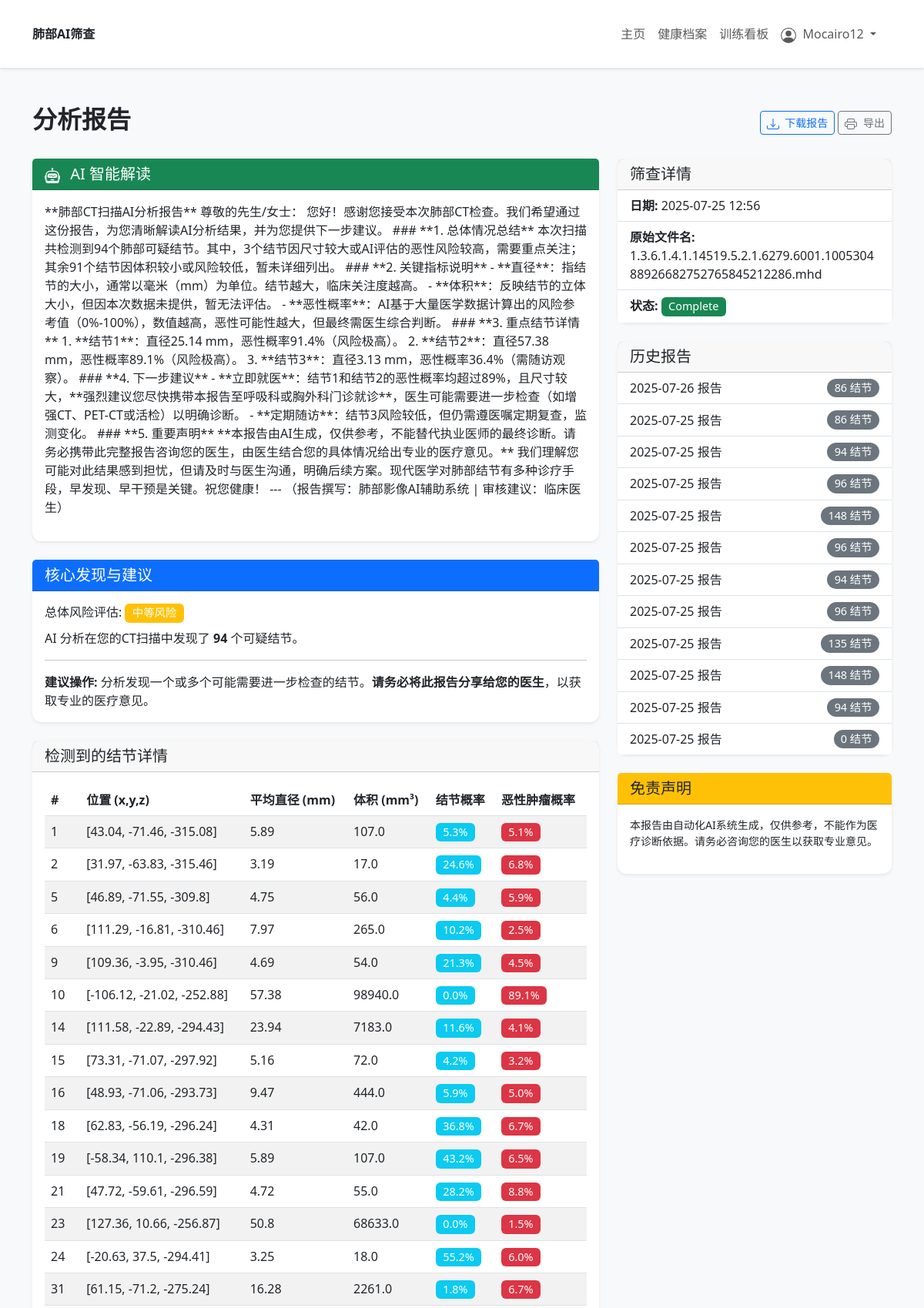
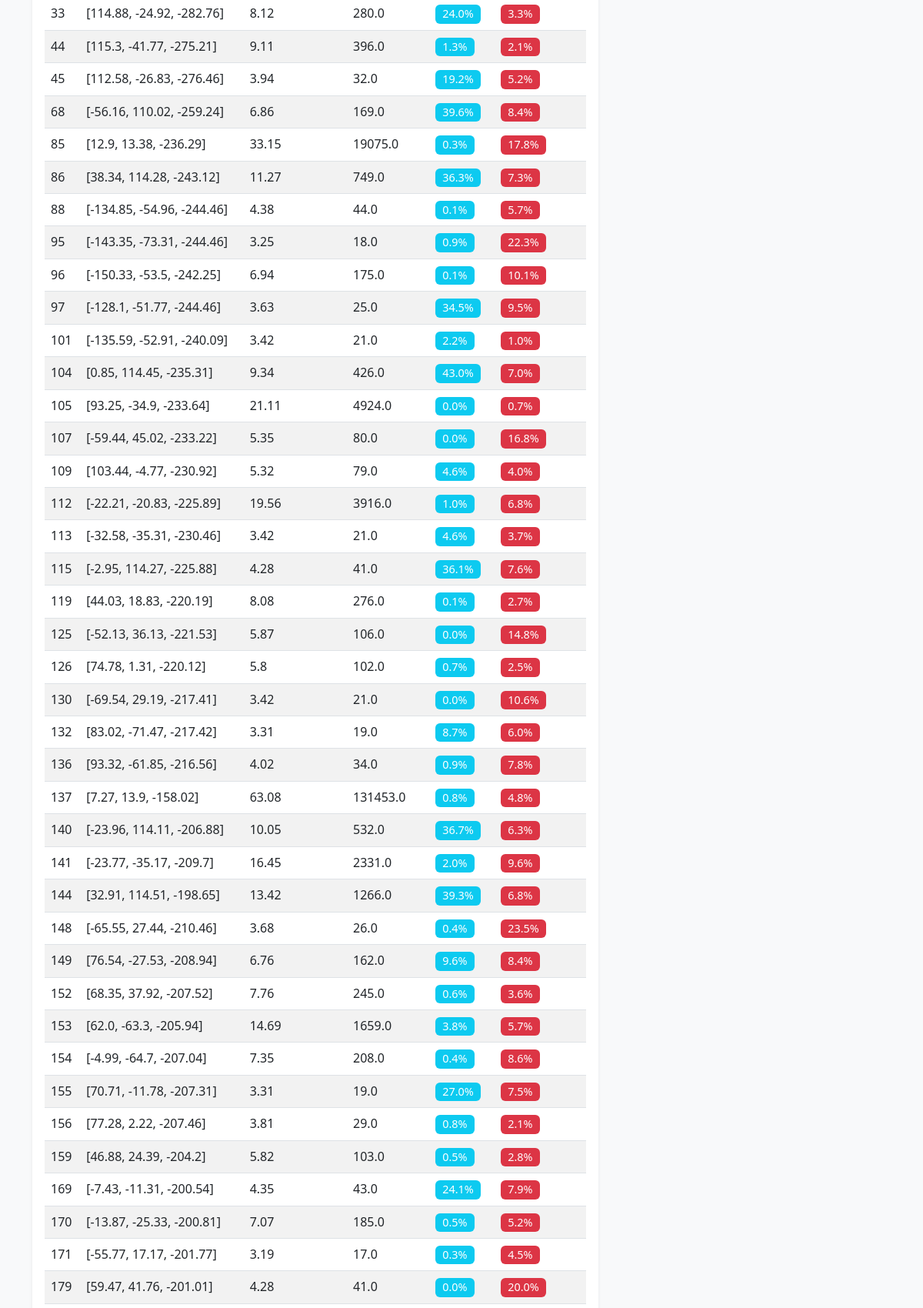
Screenshot of /report/11 (signed in, upper part) with the database file from the repository (2 pictures, top to bottom).
### app/models.py (models this page shows, shortened)
class User(UserMixin, db.Model):
    id = db.Column(db.Integer, primary_key=True)
    username = db.Column(db.String(150), unique=True, nullable=False)
    password = db.Column(db.String(150), nullable=False)
    screenings = db.relationship('ScreeningSession', backref='user', lazy='dynamic')

class ScreeningSession(db.Model):
    id = db.Column(db.Integer, primary_key=True)
    user_id = db.Column(db.Integer, db.ForeignKey('user.id'), nullable=False)
    timestamp = db.Column(db.DateTime, index=True, default=datetime.utcnow)
    age = db.Column(db.Integer)
    gender = db.Column(db.String(50))
    smoking_status = db.Column(db.String(50))
    packs_per_day = db.Column(db.Integer, default=0)
    years_smoked = db.Column(db.Integer, default=0)
    pack_years = db.Column(db.Integer)
    family_history = db.Column(db.String(10))
    occupational_exposure = db.Column(db.String(10))
    previous_cancer_history = db.Column(db.String(10))
    original_filename = db.Column(db.String(256))
    saved_filename = db.Column(db.String(256)) # The secure filename saved on the server
    analysis_result = db.Column(JSON)
    status = db.Column(db.String(50), default='Pending Analysis') # e.g., Pending, Processing, Complete, Failed
    ai_summary = db.Column(db.Text)
    image_2d_slice_top = db.Column(db.String(256))
    image_2d_slice_center = db.Column(db.String(256))
    image_2d_slice_bottom = db.Column(db.String(256))
    image_3d_default = db.Column(db.String(256))
    image_3d_mip = db.Column(db.String(256))
    image_3d_iso = db.Column(db.String(256))

### app/views.py (the view)
@bp.route('/report/<int:screening_id>')
@login_required
def report(screening_id):
    screening = ScreeningSession.query.get_or_404(screening_id)
    if screening.user_id != current_user.id:
        flash('您无权查看此报告。')
        return redirect(url_for('main.health_profile'))
    historical_screenings = ScreeningSession.query.filter(
        ScreeningSession.user_id == current_user.id,
        ScreeningSession.id != screening_id
    ).order_by(ScreeningSession.timestamp.desc()).all()
    return render_template('report.html', title=f'报告 - {screening.timestamp.strftime("%Y-%m-%d")}', screening=screening, historical_screenings=historical_screenings)

### templates/report.html (shortened to what this page needs)
{% extends "base.html" %}
{% block content %}
<div class="container py-5">
    <div class="d-flex justify-content-between align-items-center mb-4 no-print">
        <h2 class="fw-bold">分析报告</h2>
        <div>
            <a href="{{ url_for('main.download_report', screening_id=screening.id) }}" class="btn btn-outline-primary btn-sm">
                下载报告
            </a>
            <button class="btn btn-outline-secondary btn-sm" onclick="window.print()">
                导出
            </button>
        </div>
    </div>
    <div class="row g-4">
        <div class="col-lg-8">
            {% if screening.ai_summary %}
            <div class="card shadow-sm mb-4">
                <div class="card-header bg-success text-white">
                    <h5 class="mb-0">
                        AI 智能解读
                    </h5>
                </div>
                <div class="card-body ai-summary-card">
                    <p>{{ screening.ai_summary }}</p>
                </div>
            </div>
            {% endif %}
            <div class="card shadow-sm mb-4">
                <div class="card-header bg-primary text-white">
                    <h5 class="mb-0">核心发现与建议</h5>
                </div>
                <div class="card-body">
                    {% if screening.analysis_result and screening.analysis_result.status == 'success' %}
                        {% set num_nodules = screening.analysis_result.nodules_found %}
                        <h6 class="card-title">总体风险评估:
                            {% if num_nodules == 0 %}<span class="badge bg-success">低风险</span>
                            {% elif num_nodules > 0 %}<span class="badge bg-warning">中等风险</span>
                            {% else %}<span class="badge bg-secondary">未知</span>
                            {% endif %}
                        </h6>
                        <p class="card-text">AI 分析在您的CT扫描中发现了 <strong>{{ num_nodules }}</strong> 个可疑结节。</p>
                        <hr>
                        <p class="mb-0"><strong>建议操作:</strong>
                            {% if num_nodules == 0 %}
                                根据本次分析，未发现可疑结节。我们建议您按照医疗服务提供者的建议继续进行定期检查。
                            {% else %}
                                分析发现一个或多个可能需要进一步检查的结节。<strong>请务必将此报告分享给您的医生</strong>，以获取专业的医疗意见。
                            {% endif %}
                        </p>
                    {% elif screening.status == 'Failed' %}
                        <p class="text-danger">分析失败。请查看详情面板获取更多信息。</p>
                    {% else %}
                        <p class="text-info">分析进行中。请稍后查看。</p>
                    {% endif %}
                </div>
            </div>
            <div class="card shadow-sm mb-4">
                <div class="card-header">
                    <h5 class="mb-0">检测到的结节详情</h5>
                </div>
                <div class="card-body">
                    {% if screening.analysis_result and screening.analysis_result.nodules %}
                        <div class="table-responsive">
                            <table class="table table-striped table-hover">
                                <thead>
                                    <tr>
                                        <th>#</th>
                                        <th>位置 (x,y,z)</th>
                                        <th>平均直径 (mm)</th>
                                        <th>体积 (mm³)</th>
                                        <th>结节概率</th>
                                        <th>恶性肿瘤概率</th>
                                    </tr>
                                </thead>
                                <tbody>
                                    {% for nodule in screening.analysis_result.nodules %}
                                    <tr>
                                        <td>{{ nodule.lesion_id }}</td>
                                        <td>{{ nodule.position }}</td>
                                        <td>{{ nodule.diameter_mm }}</td>
                                        <td>{{ nodule.size_mm3 }}</td>
                                        <td><span class="badge bg-info">{{ "%.1f%%" % (nodule.nodule_malignancy_prob * 100) }}</span></td>
                                        <td><span class="badge bg-danger">{{ "%.1f%%" % (nodule.tumor_malignancy_prob * 100) }}</span></td>
                                    </tr>
                                    {% endfor %}
                                </tbody>
                            </table>
                        </div>
                    {% else %}
                        <p>本次扫描未检测到可疑结节。</p>
                    {% endif %}
                </div>
            </div>
        </div>
        <div class="col-lg-4">
            <div class="card shadow-sm mb-4">
                <div class="card-header">
                    <h5 class="mb-0">筛查详情</h5>
                </div>
                <ul class="list-group list-group-flush">
                    <li class="list-group-item"><strong>日期:</strong> {{ screening.timestamp.strftime('%Y-%m-%d %H:%M') }}</li>
                    <li class="list-group-item"><strong>原始文件名:</strong> {{ screening.original_filename }}</li>
                    <li class="list-group-item"><strong>状态:</strong> <span class="badge bg-success">{{ screening.status }}</span></li>
                </ul>
            </div>
            <div class="card shadow-sm mb-4 historical-reports-card">
                <div class="card-header">
                    <h5 class="mb-0">历史报告</h5>
                </div>
                {% if historical_screenings %}
                <div class="list-group list-group-flush">
                    {% for old_screening in historical_screenings %}
                        <a href="{{ url_for('main.report', screening_id=old_screening.id) }}" class="list-group-item list-group-item-action d-flex justify-content-between align-items-center">
                            {{ old_screening.timestamp.strftime('%Y-%m-%d 报告') }}
                            <span class="badge bg-secondary rounded-pill">{{ old_screening.analysis_result.nodules_found|default(0, true) }} 结节</span>
                        </a>
                    {% endfor %}
                </div>
                {% else %}
                <div class="card-body">
                    <p class="small text-muted">未找到过往报告。</p>
                </div>
                {% endif %}
            </div>
            <div class="card shadow-sm">
                <div class="card-header bg-warning">
                    <h5 class="mb-0">免责声明</h5>
                </div>
                <div class="card-body">
                    <p class="small">本报告由自动化AI系统生成，仅供参考，不能作为医疗诊断依据。请务必咨询您的医生以获取专业意见。</p>
                </div>
            </div>
        </div>
    </div>
</div>
{% endblock %}

### templates/base.html (shortened to what this page needs)
<!doctype html>
<html lang="zh-CN">
  <head>
    <link href="https://cdn.jsdelivr.net/npm/bootstrap@5.3.0/dist/css/bootstrap.min.css" rel="stylesheet">
    <link href="{{ url_for('static', filename='css/style.css') }}" rel="stylesheet">
  </head>
  <body class="{{ body_class|default('main-bg') }}">
    {% block header %}
        {% if current_user.is_authenticated %}
        <header class="main-header">
            <div class="container d-flex justify-content-between align-items-center">
                <a class="navbar-brand" href="{{ url_for('main.index') }}">
                    <strong>肺部AI筛查</strong>
                </a>
                <nav class="navbar navbar-expand-lg navbar-light">
                    <div class="container-fluid">
                        <div class="collapse navbar-collapse" id="navbarNav">
                            <ul class="navbar-nav me-auto mb-2 mb-lg-0">
                                <li class="nav-item">
                                    <a class="nav-link {% if request.endpoint == 'main.index' %}active{% endif %}" aria-current="page" href="{{ url_for('main.index') }}">主页</a>
                                </li>
                                <li class="nav-item">
                                    <a class="nav-link" href="{{ url_for('main.health_profile') }}">健康档案</a>
                                </li>
                                <li class="nav-item">
                                    <a class="nav-link" href="{{ url_for('main.training_board') }}">训练看板</a>
                                </li>
                            </ul>
                            <ul class="navbar-nav ms-auto">
                                {% if current_user.is_authenticated %}
                                    <li class="nav-item dropdown">
                                        <a class="nav-link dropdown-toggle" href="#" id="navbarDropdown" role="button" data-bs-toggle="dropdown" aria-expanded="false">
                                            {{ current_user.username }}
                                        </a>
                                    </li>
                                {% else %}
                                    <li class="nav-item">
                                        <a href="{{ url_for('main.login') }}" class="btn btn-outline-primary btn-sm">登录</a>
                                    </li>
                                {% endif %}
                            </ul>
                        </div>
                    </div>
                </nav>
            </div>
        </header>
        {% endif %}
    {% endblock %}
    <main>
        {% block content %}{% endblock %}
    </main>
  </body>
</html>

### static/css/style.css (style rules this page uses)
html { height: 100%; }
body.main-bg { background-color: #f8f9fa; }
.main-header { background-color: #ffffff; box-shadow: 0 2px 4px rgba(0,0,0,.1); padding: 1rem 0; }
.card { border: none; border-radius: 0.75rem; }
.card.shadow-sm { box-shadow: 0 .125rem .25rem rgba(0,0,0,.075) !important; }
.card-header { border-top-left-radius: 0.75rem; border-top-right-radius: 0.75rem; font-weight: 500; }
.badge { font-size: 0.9em; font-weight: 500; }

### rows the page displays
User: username "Mocairo12"
ScreeningSession: ai_summary "**肺部CT扫描AI分析报告** 尊敬的先生/女士： 您好！感谢您接受本次肺部CT检查。我们希望通过这份报告，为您清晰解读AI分析结果，并为您提供下一步建议。 ### **1. 总体情况总结** 本次扫描共检测到94个肺部可疑结节。其中，3个结节因尺寸较大或AI评估的恶性风险较高，需要重点关注；其余91个结节因体积较小或风险较低，暂未详细列出。 ### **2. 关键指标说明** - **直径**：指结节的大小，通常以毫米（mm）为单位。结节越大，临床关注度越高。 - **体积**：反映结节的立体大小，但因本次数据未提供，暂无法评估。 - **恶性概率**：AI基于大量医学数据计算出的风险参考值（0%-100%），数值越高，恶性可能性越大，但最终需医生综合判断。 ### **3. 重点结节详情** 1. **结节1**：直径25.14 mm，恶性概率91.4%（风险极高）。 2. **结节2**：直径57.38 mm，恶性概率89.1%（风险极高）。 3. **结节3**：直径3.13 mm，恶性概率36.4%（需随访观察）。 ### **4. 下一步建议** - **立即就医**：结节1和结节2的恶性概率均超过89%，且尺寸较大，**强烈建议您尽快携带本报告至呼吸科或胸外科门诊就诊**，医生可能需要进一步检查（如增强CT、PET-CT或活检）以明确诊断。 - **定期随访**：结节3风险较低，但仍需遵医嘱定期复查，监测变化。 ### **5. 重要声明**…", timestamp "2025-07-25 12:56", original_filename "1.3.6.1.4.1.14519.5.2.1.6279.6001.100530488926682752765845212286.mhd", status "Complete"
ScreeningSession: timestamp "2025-07-26 报告", analysis_result.nodules_found "86"
ScreeningSession: timestamp "2025-07-25 报告", analysis_result.nodules_found "86"
ScreeningSession: timestamp "2025-07-25 报告", analysis_result.nodules_found "94"
ScreeningSession: timestamp "2025-07-25 报告", analysis_result.nodules_found "96"
ScreeningSession: timestamp "2025-07-25 报告", analysis_result.nodules_found "148"
ScreeningSession: timestamp "2025-07-25 报告", analysis_result.nodules_found "96"
ScreeningSession: timestamp "2025-07-25 报告", analysis_result.nodules_found "94"
ScreeningSession: timestamp "2025-07-25 报告", analysis_result.nodules_found "96"
ScreeningSession: timestamp "2025-07-25 报告", analysis_result.nodules_found "135"
ScreeningSession: timestamp "2025-07-25 报告", analysis_result.nodules_found "148"
ScreeningSession: timestamp "2025-07-25 报告", analysis_result.nodules_found "94"
ScreeningSession: timestamp "2025-07-25 报告", analysis_result.nodules_found "0"

### other values shown
{{ num_nodules }} "94"
{{ nodule.lesion_id }} "1" "2" "5" "6" "9" "10" "14" "15" "16" "18" "19" "21" "23" "24" "31" "33" "44" "45" "68" "85" "86" "88" "95" "96" "97" "101" "104" "105" "107" "109" "112" "113" "115" "119" "125" "126" "130" "132" "136" "137" "140" "141" "144" "148" "149" "152" "153" "154" "155" "156" "159" "169" "170" "171" "179"
{{ nodule.position }} "[43.04, -71.46, -315.08]" "[31.97, -63.83, -315.46]" "[46.89, -71.55, -309.8]" "[111.29, -16.81, -310.46]" "[109.36, -3.95, -310.46]" "[-106.12, -21.02, -252.88]" "[111.58, -22.89, -294.43]" "[73.31, -71.07, -297.92]" "[48.93, -71.06, -293.73]" "[62.83, -56.19, -296.24]" "[-58.34, 110.1, -296.38]" "[47.72, -59.61, -296.59]" "[127.36, 10.66, -256.87]" "[-20.63, 37.5, -294.41]" "[61.15, -71.2, -275.24]" "[114.88, -24.92, -282.76]" "[115.3, -41.77, -275.21]" "[112.58, -26.83, -276.46]" "[-56.16, 110.02, -259.24]" "[12.9, 13.38, -236.29]" "[38.34, 114.28, -243.12]" "[-134.85, -54.96, -244.46]" "[-143.35, -73.31, -244.46]" "[-150.33, -53.5, -242.25]" "[-128.1, -51.77, -244.46]" "[-135.59, -52.91, -240.09]" "[0.85, 114.45, -235.31]" "[93.25, -34.9, -233.64]" "[-59.44, 45.02, -233.22]" "[103.44, -4.77, -230.92]" "[-22.21, -20.83, -225.89]" "[-32.58, -35.31, -230.46]" "[-2.95, 114.27, -225.88]" "[44.03, 18.83, -220.19]" "[-52.13, 36.13, -221.53]" "[74.78, 1.31, -220.12]" "[-69.54, 29.19, -217.41]" "[83.02, -71.47, -217.42]" "[93.32, -61.85, -216.56]" "[7.27, 13.9, -158.02]" "[-23.96, 114.11, -206.88]" "[-23.77, -35.17, -209.7]" "[32.91, 114.51, -198.65]" "[-65.55, 27.44, -210.46]" "[76.54, -27.53, -208.94]" "[68.35, 37.92, -207.52]" "[62.0, -63.3, -205.94]" "[-4.99, -64.7, -207.04]" "[70.71, -11.78, -207.31]" "[77.28, 2.22, -207.46]" "[46.88, 24.39, -204.2]" "[-7.43, -11.31, -200.54]" "[-13.87, -25.33, -200.81]" "[-55.77, 17.17, -201.77]" "[59.47, 41.76, -201.01]"
{{ nodule.diameter_mm }} "5.89" "3.19" "4.75" "7.97" "4.69" "57.38" "23.94" "5.16" "9.47" "4.31" "5.89" "4.72" "50.8" "3.25" "16.28" "8.12" "9.11" "3.94" "6.86" "33.15" "11.27" "4.38" "3.25" "6.94" "3.63" "3.42" "9.34" "21.11" "5.35" "5.32" "19.56" "3.42" "4.28" "8.08" "5.87" "5.8" "3.42" "3.31" "4.02" "63.08" "10.05" "16.45" "13.42" "3.68" "6.76" "7.76" "14.69" "7.35" "3.31" "3.81" "5.82" "4.35" "7.07" "3.19" "4.28"
{{ nodule.size_mm3 }} "107.0" "17.0" "56.0" "265.0" "54.0" "98940.0" "7183.0" "72.0" "444.0" "42.0" "107.0" "55.0" "68633.0" "18.0" "2261.0" "280.0" "396.0" "32.0" "169.0" "19075.0" "749.0" "44.0" "18.0" "175.0" "25.0" "21.0" "426.0" "4924.0" "80.0" "79.0" "3916.0" "21.0" "41.0" "276.0" "106.0" "102.0" "21.0" "19.0" "34.0" "131453.0" "532.0" "2331.0" "1266.0" "26.0" "162.0" "245.0" "1659.0" "208.0" "19.0" "29.0" "103.0" "43.0" "185.0" "17.0" "41.0"
{{ "%.1f%%" % (nodule.nodule_malignancy_prob * 100) }} "5.3%" "24.6%" "4.4%" "10.2%" "21.3%" "0.0%" "11.6%" "4.2%" "5.9%" "36.8%" "43.2%" "28.2%" "0.0%" "55.2%" "1.8%" "24.0%" "1.3%" "19.2%" "39.6%" "0.3%" "36.3%" "0.1%" "0.9%" "0.1%" "34.5%" "2.2%" "43.0%" "0.0%" "0.0%" "4.6%" "1.0%" "4.6%" "36.1%" "0.1%" "0.0%" "0.7%" "0.0%" "8.7%" "0.9%" "0.8%" "36.7%" "2.0%" "39.3%" "0.4%" "9.6%" "0.6%" "3.8%" "0.4%" "27.0%" "0.8%" "0.5%" "24.1%" "0.5%" "0.3%" "0.0%"
{{ "%.1f%%" % (nodule.tumor_malignancy_prob * 100) }} "5.1%" "6.8%" "5.9%" "2.5%" "4.5%" "89.1%" "4.1%" "3.2%" "5.0%" "6.7%" "6.5%" "8.8%" "1.5%" "6.0%" "6.7%" "3.3%" "2.1%" "5.2%" "8.4%" "17.8%" "7.3%" "5.7%" "22.3%" "10.1%" "9.5%" "1.0%" "7.0%" "0.7%" "16.8%" "4.0%" "6.8%" "3.7%" "7.6%" "2.7%" "14.8%" "2.5%" "10.6%" "6.0%" "7.8%" "4.8%" "6.3%" "9.6%" "6.8%" "23.5%" "8.4%" "3.6%" "5.7%" "8.6%" "7.5%" "2.1%" "2.8%" "7.9%" "5.2%" "4.5%" "20.0%"
